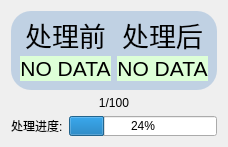
                       <widget class="QWidget" name="widget_48" native="true">
                        <layout class="QVBoxLayout" name="verticalLayout_69">
                         <item>
                          <widget class="QWidget" name="widget_49" native="true">
                           <property name="styleSheet">
                            <string notr="true">QWidget#widget_49{
	background-color:rgba(114, 159, 207, 96);
	border-radius: 20px;
}
</string>
                           </property>
                           <layout class="QHBoxLayout" name="horizontalLayout_80">
                            <item>
                             <layout class="QVBoxLayout" name="verticalLayout_70">
                              <item>
                               <widget class="QLabel" name="label_127">
                                <property name="maximumSize">
                                 <size>
                                  <width>16777215</width>
                                  <height>30</height>
                                 </size>
                                </property>
                                <property name="font">
                                 <font>
                                  <pointsize>20</pointsize>
                                 </font>
                                </property>
                                <property name="text">
                                 <string>处理前</string>
                                </property>
                                <property name="alignment">
                                 <set>Qt::AlignCenter</set>
                                </property>
                               </widget>
                              </item>
                              <item>
                               <widget class="QLabel" name="label_105">
                                <property name="maximumSize">
                                 <size>
                                  <width>999999</width>
                                  <height>999999</height>
                                 </size>
                                </property>
                                <property name="font">
                                 <font>
                                  <pointsize>16</pointsize>
                                 </font>
                                </property>
                                <property name="styleSheet">
                                 <string notr="true">QLabel#label_105{
	background-color:rgb(221, 255, 215);
	border-radius: 20px;
}
</string>
                                </property>
                                <property name="text">
                                 <string>NO DATA</string>
                                </property>
                                <property name="alignment">
                                 <set>Qt::AlignCenter</set>
                                </property>
                               </widget>
                              </item>
                             </layout>
                            </item>
                            <item>
                             <layout class="QVBoxLayout" name="verticalLayout_79">
                              <item>
                               <widget class="QLabel" name="label_104">
                                <property name="maximumSize">
                                 <size>
                                  <width>16777215</width>
                                  <height>30</height>
                                 </size>
                                </property>
                                <property name="font">
                                 <font>
                                  <pointsize>20</pointsize>
                                 </font>
                                </property>
                                <property name="text">
                                 <string>处理后</string>
                                </property>
                                <property name="alignment">
                                 <set>Qt::AlignCenter</set>
                                </property>
                               </widget>
                              </item>
                              <item>
                               <widget class="QLabel" name="label_126">
                                <property name="maximumSize">
                                 <size>
                                  <width>999999</width>
                                  <height>999999</height>
                                 </size>
                                </property>
                                <property name="font">
                                 <font>
                                  <pointsize>16</pointsize>
                                 </font>
                                </property>
                                <property name="styleSheet">
                                 <string notr="true">QLabel#label_126{
	background-color:rgb(221, 255, 215);
	border-radius: 20px;
}
</string>
                                </property>
                                <property name="text">
                                 <string>NO DATA</string>
                                </property>
                                <property name="alignment">
                                 <set>Qt::AlignCenter</set>
                                </property>
                               </widget>
                              </item>
                             </layout>
                            </item>
                           </layout>
                          </widget>
                         </item>
                         <item>
                          <widget class="QLabel" name="label_106">
                           <property name="maximumSize">
                            <size>
                             <width>16777215</width>
                             <height>15</height>
                            </size>
                           </property>
                           <property name="text">
                            <string>1/100</string>
                           </property>
                           <property name="alignment">
                            <set>Qt::AlignCenter</set>
                           </property>
                          </widget>
                         </item>
                         <item>
                          <widget class="QFrame" name="frame_12">
                           <property name="maximumSize">
                            <size>
                             <width>16777215</width>
                             <height>20</height>
                            </size>
                           </property>
                           <property name="frameShape">
                            <enum>QFrame::NoFrame</enum>
                           </property>
                           <property name="frameShadow">
                            <enum>QFrame::Raised</enum>
                           </property>
                           <layout class="QHBoxLayout" name="horizontalLayout_68">
                            <property name="leftMargin">
                             <number>0</number>
                            </property>
                            <property name="topMargin">
                             <number>0</number>
                            </property>
                            <property name="rightMargin">
                             <number>0</number>
                            </property>
                            <property name="bottomMargin">
                             <number>0</number>
                            </property>
                            <item>
                             <widget class="QLabel" name="label_107">
                              <property name="sizePolicy">
                               <sizepolicy hsizetype="Minimum" vsizetype="Fixed">
                                <horstretch>0</horstretch>
                                <verstretch>0</verstretch>
                               </sizepolicy>
                              </property>
                              <property name="maximumSize">
                               <size>
                                <width>16777215</width>
                                <height>20</height>
                               </size>
                              </property>
                              <property name="text">
                               <string>处理进度:</string>
                              </property>
                             </widget>
                            </item>
                            <item>
                             <widget class="QProgressBar" name="progressBar_7">
                              <property name="maximumSize">
                               <size>
                                <width>16777215</width>
                                <height>20</height>
                               </size>
                              </property>
                              <property name="value">
                               <number>24</number>
                              </property>
                             </widget>
                            </item>
                           </layout>
                          </widget>
                         </item>
                        </layout>
                       </widget>
